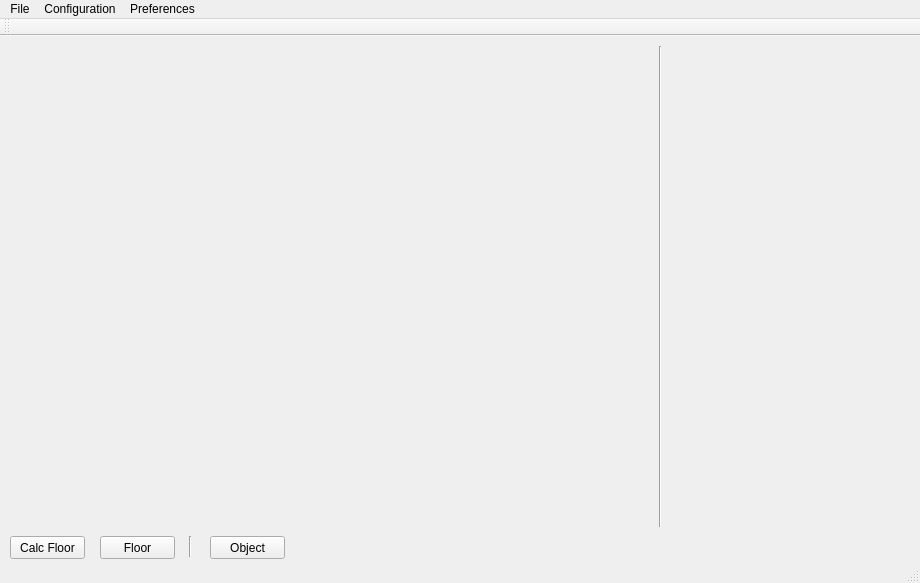
<?xml version="1.0" encoding="UTF-8"?>
<ui version="4.0">
 <class>SpeculumClass</class>
 <widget class="QMainWindow" name="SpeculumClass">
  <property name="geometry">
   <rect>
    <x>0</x>
    <y>0</y>
    <width>920</width>
    <height>583</height>
   </rect>
  </property>
  <property name="sizePolicy">
   <sizepolicy hsizetype="Fixed" vsizetype="Fixed">
    <horstretch>0</horstretch>
    <verstretch>0</verstretch>
   </sizepolicy>
  </property>
  <property name="minimumSize">
   <size>
    <width>920</width>
    <height>583</height>
   </size>
  </property>
  <property name="maximumSize">
   <size>
    <width>920</width>
    <height>583</height>
   </size>
  </property>
  <property name="windowTitle">
   <string>Speculum</string>
  </property>
  <widget class="QWidget" name="centralWidget">
   <widget class="QWidget" name="_main_widget_left" native="true">
    <property name="geometry">
     <rect>
      <x>10</x>
      <y>10</y>
      <width>640</width>
      <height>480</height>
     </rect>
    </property>
   </widget>
   <widget class="QWidget" name="_main_widget_right1" native="true">
    <property name="geometry">
     <rect>
      <x>670</x>
      <y>10</y>
      <width>240</width>
      <height>160</height>
     </rect>
    </property>
   </widget>
   <widget class="QPushButton" name="_main_push_button_floor">
    <property name="geometry">
     <rect>
      <x>10</x>
      <y>500</y>
      <width>75</width>
      <height>23</height>
     </rect>
    </property>
    <property name="text">
     <string>Calc Floor</string>
    </property>
   </widget>
   <widget class="Line" name="line">
    <property name="geometry">
     <rect>
      <x>650</x>
      <y>10</y>
      <width>20</width>
      <height>481</height>
     </rect>
    </property>
    <property name="orientation">
     <enum>Qt::Vertical</enum>
    </property>
   </widget>
   <widget class="QWidget" name="_main_widget_right2" native="true">
    <property name="geometry">
     <rect>
      <x>670</x>
      <y>190</y>
      <width>240</width>
      <height>160</height>
     </rect>
    </property>
   </widget>
   <widget class="QPushButton" name="_main_push_button_mirrors">
    <property name="geometry">
     <rect>
      <x>100</x>
      <y>500</y>
      <width>75</width>
      <height>23</height>
     </rect>
    </property>
    <property name="text">
     <string>Floor</string>
    </property>
   </widget>
   <widget class="QPushButton" name="_main_push_button_object">
    <property name="geometry">
     <rect>
      <x>210</x>
      <y>500</y>
      <width>75</width>
      <height>23</height>
     </rect>
    </property>
    <property name="text">
     <string>Object</string>
    </property>
   </widget>
   <widget class="Line" name="line_2">
    <property name="geometry">
     <rect>
      <x>180</x>
      <y>500</y>
      <width>20</width>
      <height>21</height>
     </rect>
    </property>
    <property name="orientation">
     <enum>Qt::Vertical</enum>
    </property>
   </widget>
  </widget>
  <widget class="QMenuBar" name="menuBar">
   <property name="geometry">
    <rect>
     <x>0</x>
     <y>0</y>
     <width>920</width>
     <height>21</height>
    </rect>
   </property>
   <widget class="QMenu" name="menuFile">
    <property name="title">
     <string>File</string>
    </property>
    <widget class="QMenu" name="menuSource">
     <property name="title">
      <string>Source</string>
     </property>
     <addaction name="_main_action_source_kinect"/>
     <addaction name="_main_action_source_file"/>
    </widget>
    <addaction name="menuSource"/>
    <addaction name="_main_action_save_model"/>
    <addaction name="separator"/>
    <addaction name="_main_action_exit"/>
   </widget>
   <widget class="QMenu" name="menuConfiguration">
    <property name="title">
     <string>Configuration</string>
    </property>
    <addaction name="_main_action_manage_mirrors"/>
    <addaction name="separator"/>
    <addaction name="_main_action_manager_floor"/>
    <addaction name="separator"/>
    <addaction name="_main_action_save_configuration"/>
    <addaction name="_main_action_load_configuration"/>
   </widget>
   <widget class="QMenu" name="menuPreferences">
    <property name="title">
     <string>Preferences</string>
    </property>
    <addaction name="_main_action_preferences"/>
   </widget>
   <addaction name="menuFile"/>
   <addaction name="menuConfiguration"/>
   <addaction name="menuPreferences"/>
  </widget>
  <widget class="QToolBar" name="mainToolBar">
   <attribute name="toolBarArea">
    <enum>TopToolBarArea</enum>
   </attribute>
   <attribute name="toolBarBreak">
    <bool>false</bool>
   </attribute>
  </widget>
  <widget class="QStatusBar" name="statusBar"/>
  <action name="_main_action_save_model">
   <property name="text">
    <string>Save Model</string>
   </property>
  </action>
  <action name="_main_action_exit">
   <property name="text">
    <string>Exit</string>
   </property>
  </action>
  <action name="_main_action_save_configuration">
   <property name="text">
    <string>Save Configuration</string>
   </property>
  </action>
  <action name="_main_action_load_configuration">
   <property name="text">
    <string>Load Configuration</string>
   </property>
  </action>
  <action name="_main_action_preferences">
   <property name="text">
    <string>Preferences</string>
   </property>
  </action>
  <action name="_main_action_source_kinect">
   <property name="text">
    <string>Kinect</string>
   </property>
  </action>
  <action name="_main_action_source_file">
   <property name="text">
    <string>File</string>
   </property>
  </action>
  <action name="_main_action_add_mirror">
   <property name="text">
    <string>Add Mirror</string>
   </property>
  </action>
  <action name="_main_action_manage_mirrors">
   <property name="text">
    <string>Manage Mirrors</string>
   </property>
  </action>
  <action name="_main_action_manager_floor">
   <property name="text">
    <string>Manage Floor</string>
   </property>
  </action>
 </widget>
 <layoutdefault spacing="6" margin="11"/>
 <resources>
  <include location="Speculum.qrc"/>
 </resources>
 <connections/>
</ui>
